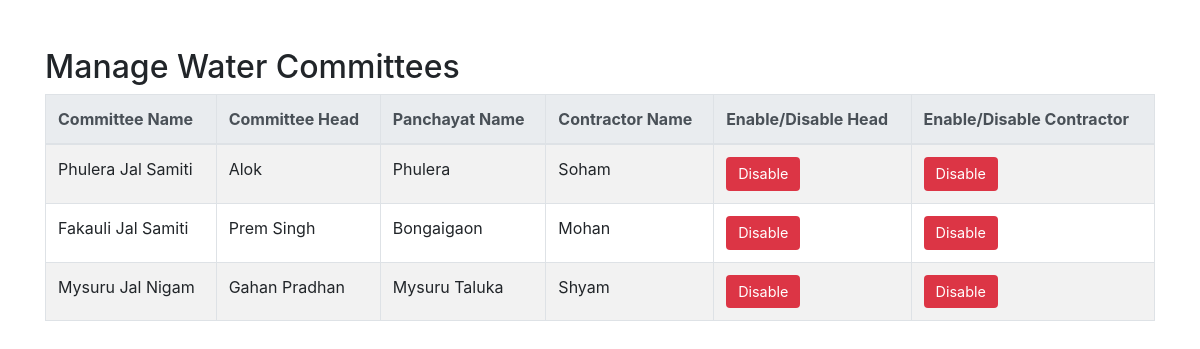
The app's page /manage_water_committees/ with its own data.
### water_management/models.py (models this page shows, shortened)
class WaterUserCommittee(models.Model):
    committee_name = models.CharField(max_length=100)
    committee_head = models.ForeignKey(Person, related_name="watercommitteehead", on_delete=models.SET_NULL, null=True, blank=True)
    committee_panchayat = models.ForeignKey(GramPanchayat, related_name="committeepanchayat", on_delete=models.CASCADE)

class Person(models.Model):
    ROLE_CHOICES = [
        ('panchayathead', 'Panchayat Head'),
        ('consumer', 'Consumer'),
        ('contractor', 'Contractor'),
        ('watercommitteehead', 'Water Committee Head'),
        ('pumpoperator', 'Pump Operator'),
    ]
    person_name = models.CharField(max_length=100)
    aadhaar = models.CharField(max_length=16)
    contact = models.CharField(max_length=15)
    address = models.CharField(max_length=100)
    photo = models.ImageField(upload_to="profile_image", blank=True)
    person_role = models.CharField(max_length=20, choices=ROLE_CHOICES, default="consumer")
    password = models.CharField(max_length=128)  # Password field, will be hashed
    is_enabled = models.BooleanField(default=True)
    gram_panchayat = models.ForeignKey('GramPanchayat', related_name='residents', on_delete=models.SET_NULL, null=True, blank=True)
    due_days=models.IntegerField(default=0)
    enable_date = models.DateTimeField(default=timezone.now)

class GramPanchayat(models.Model):
    panchayat_name = models.CharField(max_length=100)
    panchayat_address = models.CharField(max_length=100)
    panchayat_head = models.ForeignKey(Person, related_name="panchayathead", on_delete=models.SET_NULL, null=True, blank=True)
    contractor = models.ForeignKey(Contractor, related_name="contractor_assigned_panchayats", on_delete=models.SET_NULL, null=True, blank=True)

class Contractor(models.Model):
    contractor_detail = models.ForeignKey(Person, related_name="contractor_person", on_delete=models.CASCADE)

### water_management/views.py (the view)
# urls.py: path('manage_water_committees/', manage_water_committees, name='manage_water_committees'),
def manage_water_committees(request):
    committees = WaterUserCommittee.objects.all()
    context = {
        'committees': committees,
    }
    return render(request, 'manage_water_committees.html', context)

### water_management/templates/manage_water_committees.html (shortened to what this page needs)
<!DOCTYPE html>
<html lang="en">
<head>
    <link rel="stylesheet" href="https://stackpath.bootstrapcdn.com/bootstrap/4.5.2/css/bootstrap.min.css">
</head>
<body>
    <div class="container mt-5">
        <h2>Manage Water Committees</h2>
        <table class="table table-striped table-bordered committee-table">
            <thead class="thead-light">
                <tr>
                    <th>Committee Name</th>
                    <th>Committee Head</th>
                    <th>Panchayat Name</th>
                    <th>Contractor Name</th>
                    <th>Enable/Disable Head</th>
                    <th>Enable/Disable Contractor</th>
                </tr>
            </thead>
            <tbody>
                {% for committee in committees %}
                <tr>
                    <td>{{ committee.committee_name }}</td>
                    <td>{{ committee.committee_head.person_name }}</td>
                    <td>{{ committee.committee_panchayat.panchayat_name }}</td>
                    <td>{{ committee.committee_panchayat.contractor.contractor_detail.person_name }}</td>
                    <td>
                        <form method="post" action="{% url 'toggle_committee_head' committee.id %}">
                            <button class="enable-disable-btn {% if committee.committee_head.is_enabled %}disable-btn{% else %}enable-btn{% endif %}" type="submit" name="action" value="{% if committee.committee_head.is_enabled %}disable{% else %}enable{% endif %}">
                                {% if committee.committee_head.is_enabled %}Disable{% else %}Enable{% endif %}
                            </button>
                        </form>
                    </td>
                    <td>
                        <form method="post" action="{% url 'toggle_contractor' committee.committee_panchayat.id %}">
                            <button class="enable-disable-btn {% if committee.committee_panchayat.contractor.contractor_detail.is_enabled %}disable-btn{% else %}enable-btn{% endif %}" type="submit" name="action" value="{% if committee.committee_panchayat.contractor.contractor_detail.is_enabled %}disable{% else %}enable{% endif %}">
                                {% if committee.committee_panchayat.contractor.contractor_detail.is_enabled %}Disable{% else %}Enable{% endif %}
                            </button>
                        </form>
                    </td>
                </tr>
                {% endfor %}
            </tbody>
        </table>
    </div>
</body>
</html>

### water_management/templates/manage_water_committees.html (style rules this page uses)
.committee-table { width: 100%; border-collapse: collapse; }
.committee-table th, .committee-table td { border: 1px solid #dee2e6; padding: .75rem; text-align: left; }
.committee-table th { background-color: #f8f9fa; }
.enable-disable-btn { padding: .375rem .75rem; font-size: 0.9rem; cursor: pointer; }
.disable-btn { background-color: #dc3545; color: #fff; border: none; border-radius: 4px; }

### records on screen
WaterUserCommittee: committee_name "Phulera Jal Samiti", committee_head.person_name "Alok", committee_panchayat.panchayat_name "Phulera", committee_panchayat.contractor.contractor_detail.person_name "Soham", shows "Disable"
WaterUserCommittee: committee_name "Fakauli Jal Samiti", committee_head.person_name "Prem Singh", committee_panchayat.panchayat_name "Bongaigaon", committee_panchayat.contractor.contractor_detail.person_name "Mohan", shows "Disable"
WaterUserCommittee: committee_name "Mysuru Jal Nigam", committee_head.person_name "Gahan Pradhan", committee_panchayat.panchayat_name "Mysuru Taluka", committee_panchayat.contractor.contractor_detail.person_name "Shyam", shows "Disable"
